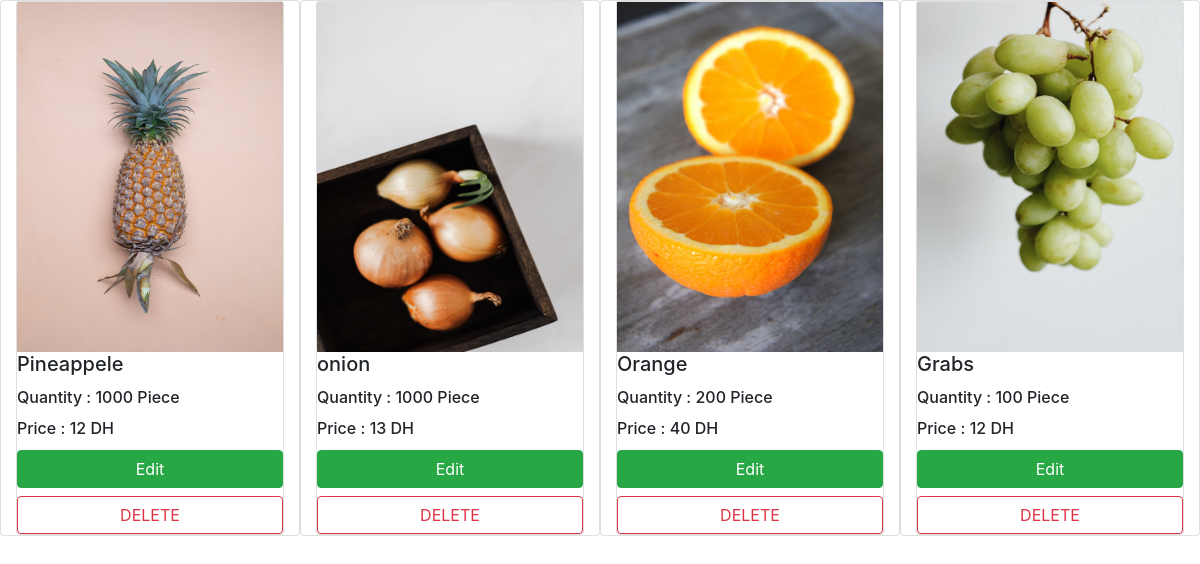
The page /Show.php?produit=Food on the database its author committed.
### tables this page shows
CREATE TABLE `catigorys` (
  `id` int(11) NOT NULL,
  `name` varchar(20) NOT NULL,
  `quantity` int(20) NOT NULL,
  `Category` varchar(20) NOT NULL,
  `ImgCategory` varchar(255) NOT NULL,
  `Price` varchar(11) NOT NULL
);

### Show.php (the view, shortened to what this page needs)
<!DOCTYPE html>
<html lang="en">
<head>
    <link rel="stylesheet" href="./projects.css">
    <link rel="stylesheet" href="./css/bootstrap.css">
</head>
<body>
<div class="container-fluid" >
    <div class="container-fliud Cards row">
        <?php
        include "connect.php";
        $get = $_GET['produit'];
        $reqCat = $pdo->prepare("SELECT * FROM catigorys WHERE Category='$get'");
        $reqCat->execute();
        while ($Category = $reqCat->fetch()) {
        ?>
            <div class="card col-3">
                <div class="card">
                    <img src="<?= $Category["ImgCategory"] ?>" class="img-fluid" style="width:100%; height: 350px;" alt="">
                    <h5 class="card-title"><?= $Category["name"] ?></h5>
                    <h6 class="card-title">Quantity : <?= $Category["quantity"] ?> Piece</h6>
                    <h6 class="card-title">Price : <?= $Category["Price"] ?> DH </h6>
                    <a href="edite.php?name=<?= $Category["name"] ?>" class="btn btn-success btn-block"> Edit</a>
                    <a onclick="return confirm('are you sure you want delete this product')" href="./delete.php?id=<?= $Category["id"] ?>&cat=<?= $Category["Category"] ?>" class="btn btn-outline-danger btn-block ">DELETE</a>
                </div>
            </div>
        <?php }
        ?>
    </div>
    </div>
</body>
</html>

### rows shown on the page
catigorys: ImgCategory (picture), name "Pineappele", quantity "1000", Price "12"
catigorys: ImgCategory (picture), name "onion", quantity "1000", Price "13"
catigorys: shows a picture, name "Orange", quantity "200", Price "40"
catigorys: ImgCategory (picture), name "Grabs", quantity "100", Price "12"
